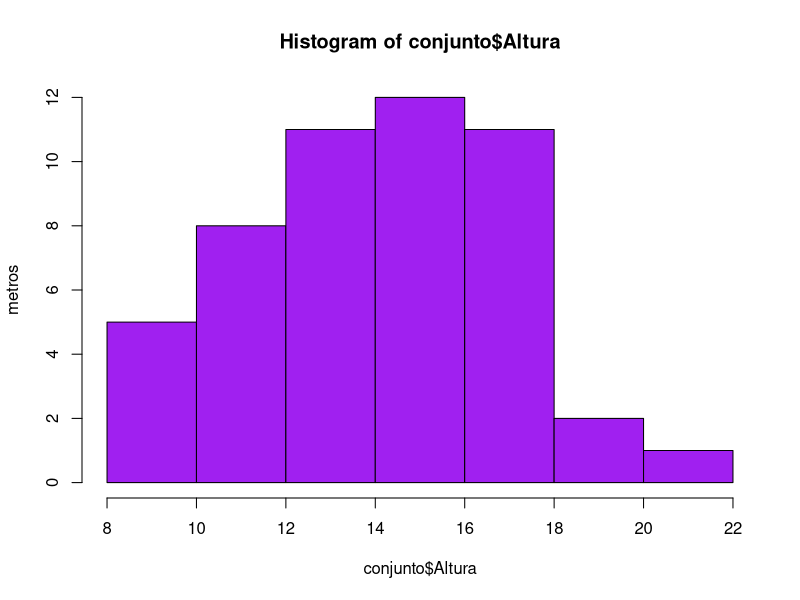
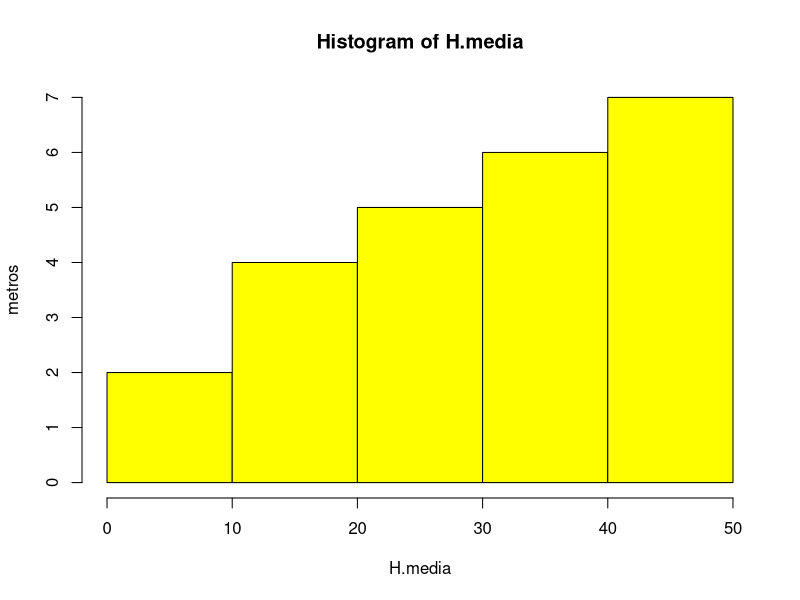
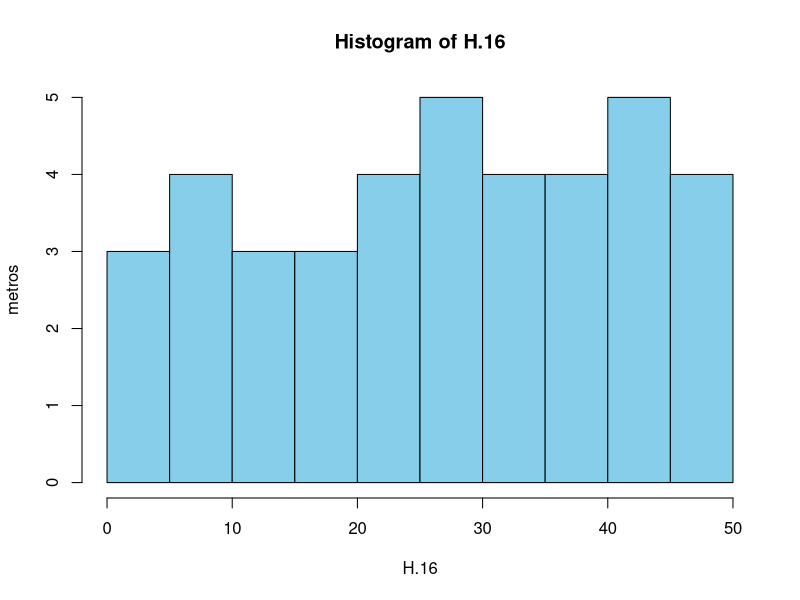
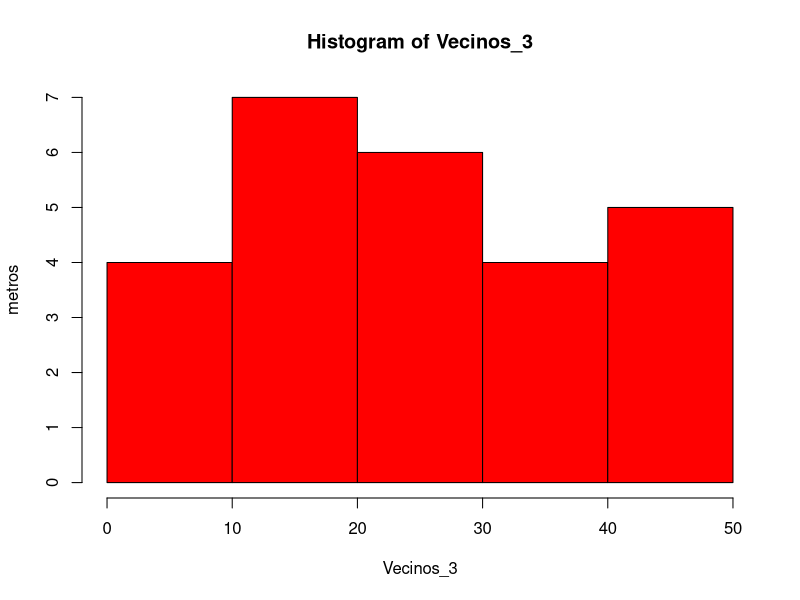
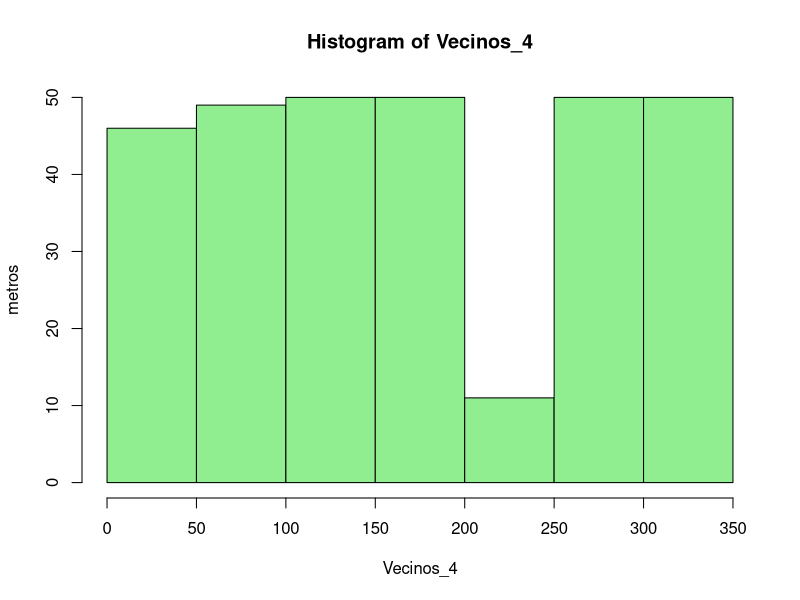
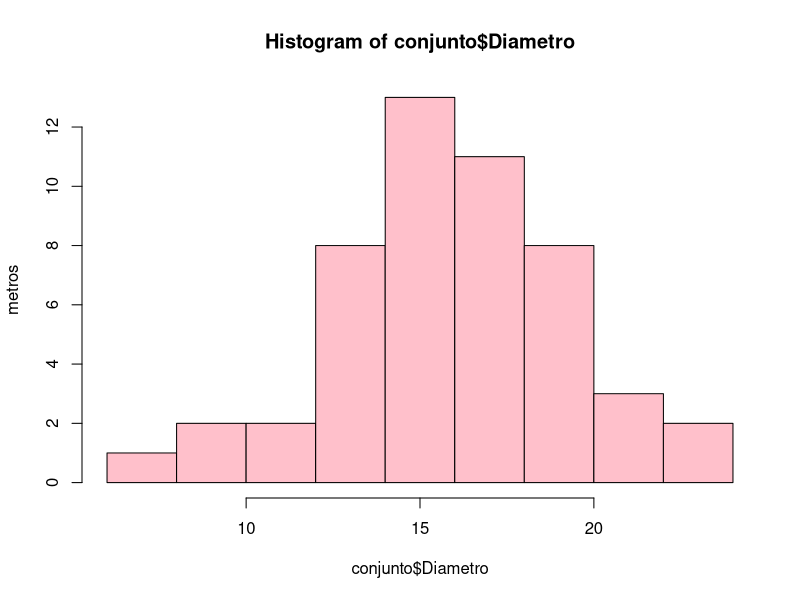
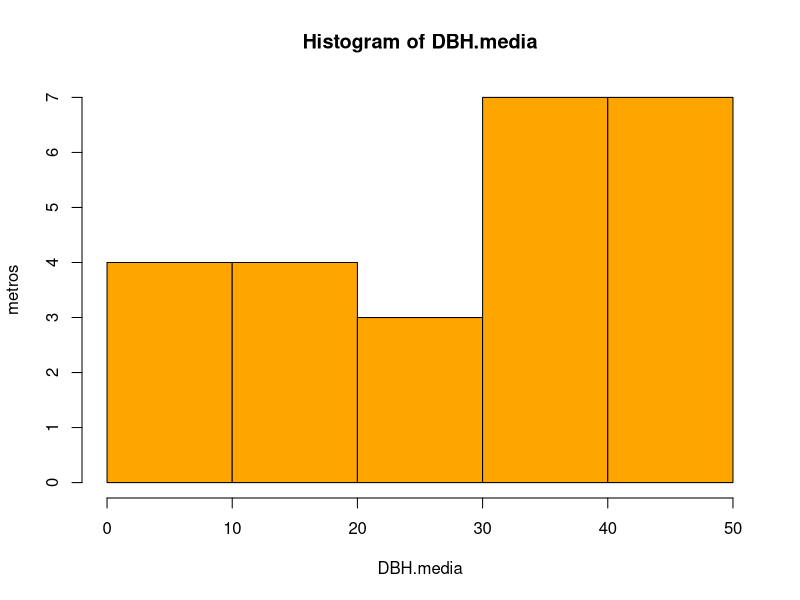
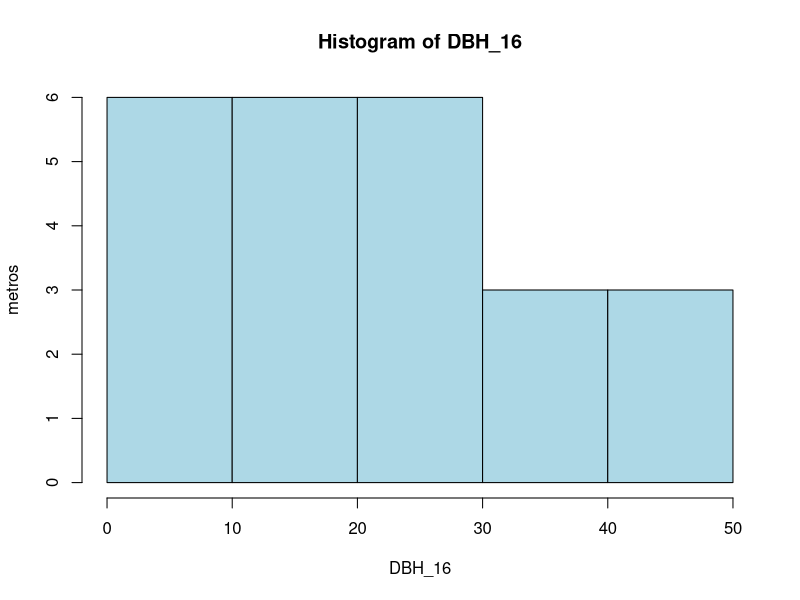

Here is the R script that generated these plots, in order:
setwd("C:/Repositorios/Met_Est_2024/Tarea 2")
conjunto <- read.csv("base de datos tarea 2.csv", header=TRUE)
head(conjunto)

H.media <- which(conjunto$Altura<=mean(conjunto$Altura))
H.media

H.16 <-which(conjunto$Altura<16.5)
H.16

Vecinos_3 <- which(conjunto$Vecinos<=3)
Vecinos_3
Vecinos_4 <- which(conjunto>4)

DBH.media <- which(conjunto$Diametro<mean(conjunto$Diametro))
DBH.media
DBH_16 <-which(conjunto$Diametro>16)
DBH_16

Especie <- c("cegro negro", "Tsuga heterófila", "Douglasia verde")
Especie

Diametro_16.9 <- which(conjunto$Diametro<=16.9)
Diametro_16.9

Altura_18.5 <-which(conjunto$Altura>18.5)
Altura_18.5

hist(conjunto$Altura,
     ylab = "metros",
     col = "purple")

hist(H.media,
     ylab = "metros",
     col = "yellow")

hist(H.16,
     ylab = "metros",
     col = "skyblue")

hist(Vecinos_3,
     ylab = "metros",
     col = "red")

hist(Vecinos_4,
     ylab = "metros",
     col = "lightgreen")

hist(conjunto$Diametro,
     ylab = "metros",
     col = "pink")

hist(DBH.media,
     ylab = "metros",
     col= "orange")

hist(DBH_16,
     ylab = "metros",
     col = "lightblue")

mean(conjunto$Altura)
sd(conjunto$Altura)

mean(H.media)
sd(H.media)

mean(H.16)
sd(H.16)

mean(Vecinos_3)
sd(Vecinos_3)

mean(Vecinos_4)
sd(Vecinos_4)

mean(conjunto$Diametro)
sd(conjunto$Diametro)

mean(DBH.media)
sd(DBH.media)

mean(DBH_16)
sd(DBH_16)
